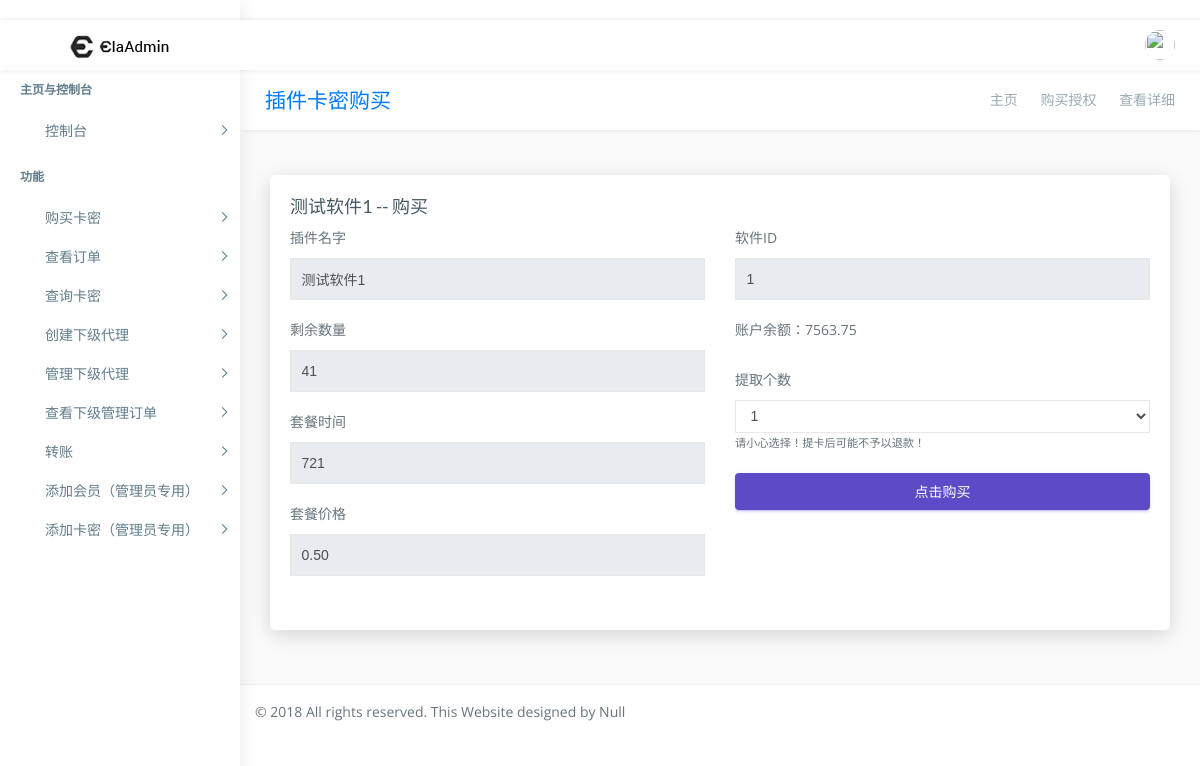
The page /shop/item/1/ (signed in) on the database as committed earlier.
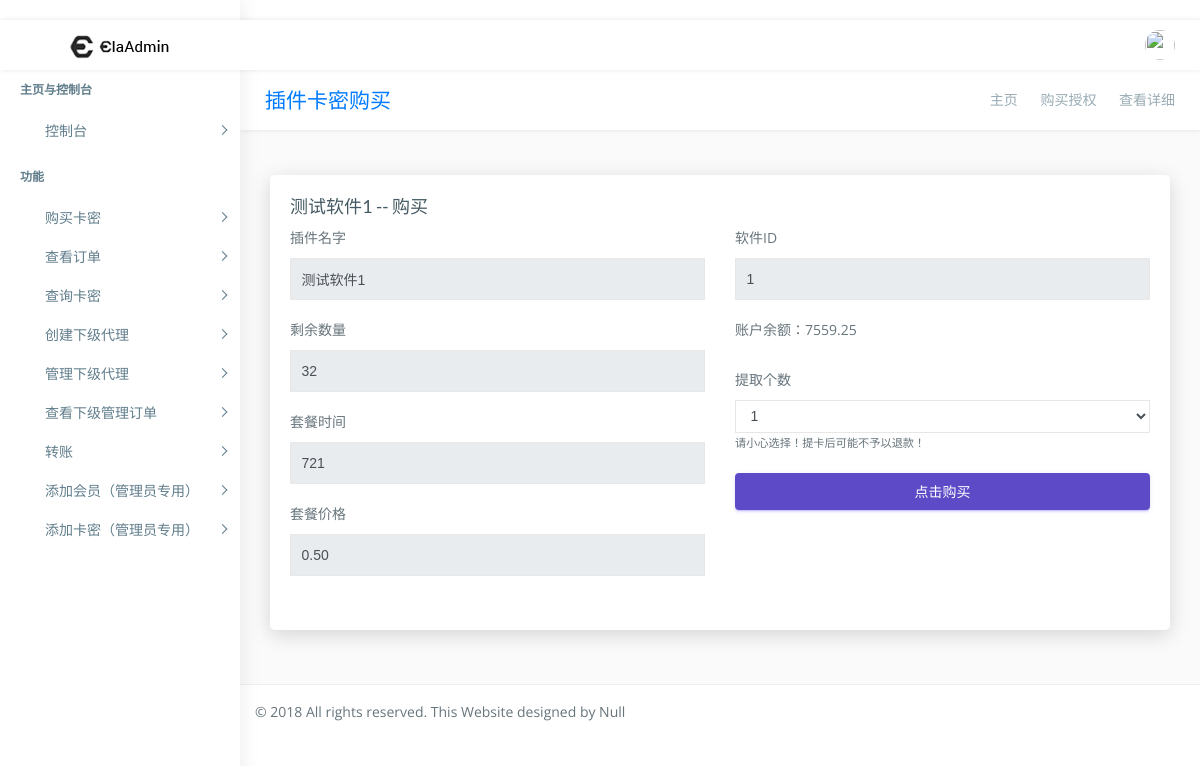
The same page on the database as committed later.
### main_app/models.py (models this page shows)
class Others_info(models.Model): #用户信息
    user = models.OneToOneField(User)
    balance = models.DecimalField(max_digits=8,decimal_places=2,verbose_name="用户余额",default=0.00)
    ad = models.CharField(verbose_name="代理广告",max_length=30,default= get1_Code())
    TOKEN = models.CharField(verbose_name="API密链",max_length=15,default=get1_Code())
    level = models.PositiveIntegerField(verbose_name="等级",default=1)
    up_proxy = models.PositiveIntegerField(verbose_name="上级（默认为0，代表没有上级）",default=0)

### main_app/views/web/base_web.py (the view)
# urls.py: url(r'^shop/item/(?P<software_id>[0-9]+)/$',shop_detail,name="shop_detail"),
@login_required
def shop_detail(request, software_id):
    if request.method == 'GET':
        try:
            user_others_info = Others_info.objects.get(user=request.user)
        except:
            return HttpResponse("出现错误！报告错误号：1000。\n 你可能登陆了多个账户或管理员账户，请登出后再操作！")
        user = request.user
        user = get_proxy_account(username=user.username)
        if user == False:
            return HttpResponse("出现错误！报告错误号：1000。\n 你可能登陆了多个账户或管理员账户，请登出后再操作！")
        discount = Decimal(1 - (user[1].level * 0.05))  # 折扣，输出一个浮点数
        software = Software.objects.get(software_id=software_id)
        software_list = {
            "software_cost":"%.2f" % (software.software_cost*discount),
            "software_id":software.software_id,
            "software_name":software.software_name,
            "software_each_time":software.software_each_time,
            "software_version_number":software.software_version_number,
        }
        count = Time_code.objects.filter(software=software,used=False).count()
        list_num = []
        for i in range(1,count+1):
            list_num.append(i)
        context = {"software": software_list, "money": user_others_info.balance,"count":count,"list_num":list_num}
        return render(request,'items-detail.html',context=context)

### main_app/views/web/base_web.py (called while the page is built, shortened)
def get_proxy_account(TOKEN=None,username=None,pk_id = None):
    if TOKEN != None:
        try:
            user_others_info = Others_info.objects.get(TOKEN=TOKEN)
            return [user_others_info.user,user_others_info]
        except:
            return False
    elif username != None:
        try:
            user_object = User.objects.get_by_natural_key(username=username)
            user_others_info = Others_info.objects.get(user=user_object)
            return [user_object,user_others_info]
        except:
            return False

### templates/items-detail.html (shortened to what the changed rows need)
{% extends "base.html" %}
{% load staticfiles %}
{% block wrapper %}
        <div class="page-wrapper">
            <div class="container-fluid">
                <div class="row">
                    <div class="col-lg-12">
                        <div class="card">
                            <div class="card-body">
                                <div class="basic-elements">
                                    <form action="{% url "buy_items" %}" method="post">
                                        <div class="row">
                                            <div class="col-lg-6">
                                                <div class="form-group">
                                                    <label>剩余数量</label>
                                                    <input class="form-control" type="text" value="{{ count }}" disabled="disabled">
                                                </div>
                                            </div>
                                            <div class="col-lg-6">
                                                <div class="form-group">
                                                    <label>账户余额：{{ money }}</label>
                                                </div>
                                            </div>
                                        </div>
                                    </form>
                                </div>
                            </div>
                        </div>
                    </div>
                </div>
            </div>
{% endblock wrapper %}

Rows that differ between the two databases and show on the page:
changed Others_info: balance "7563.75" → "7559.25"
Other text that changed with them:
form field count: "41" → "32"
